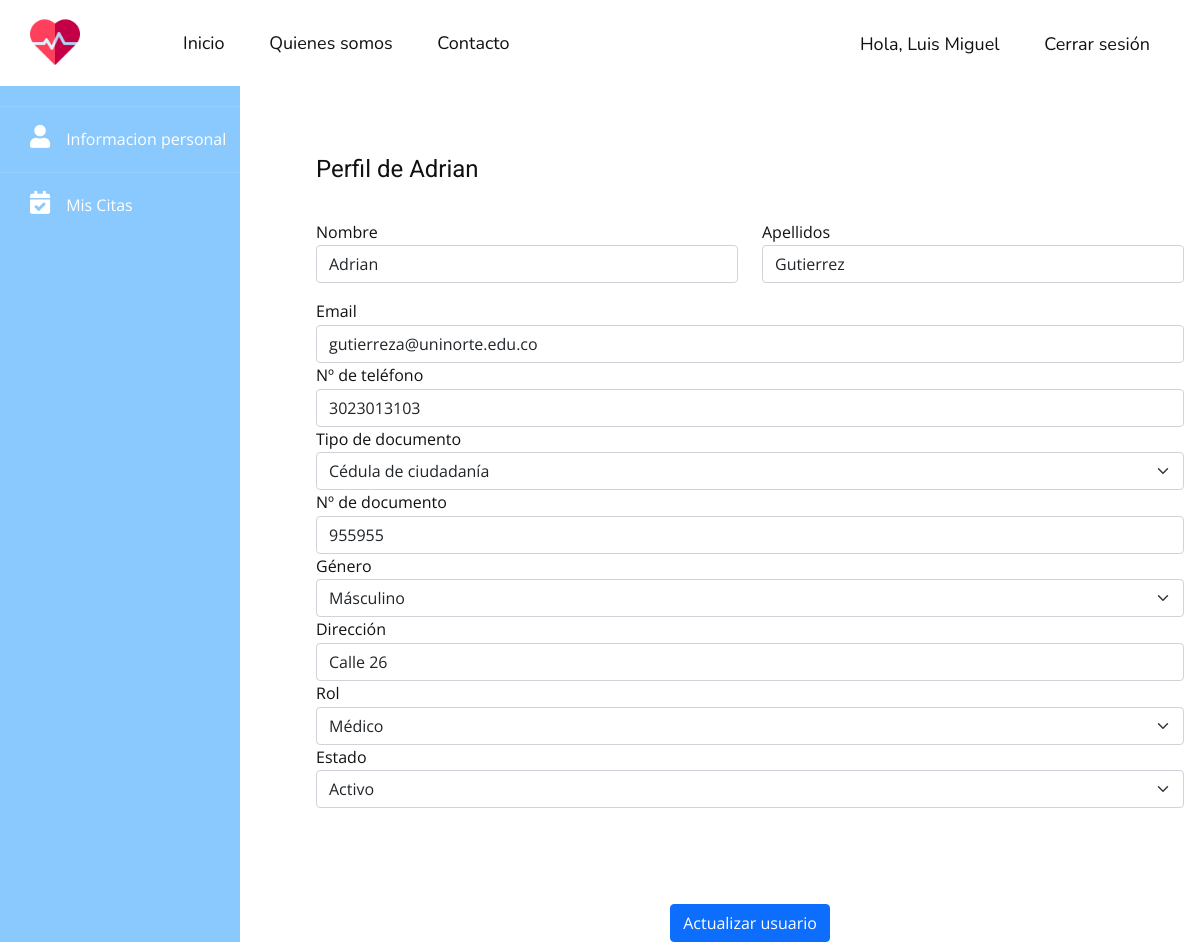
Page /users/2 (signed in) on the earlier database version.
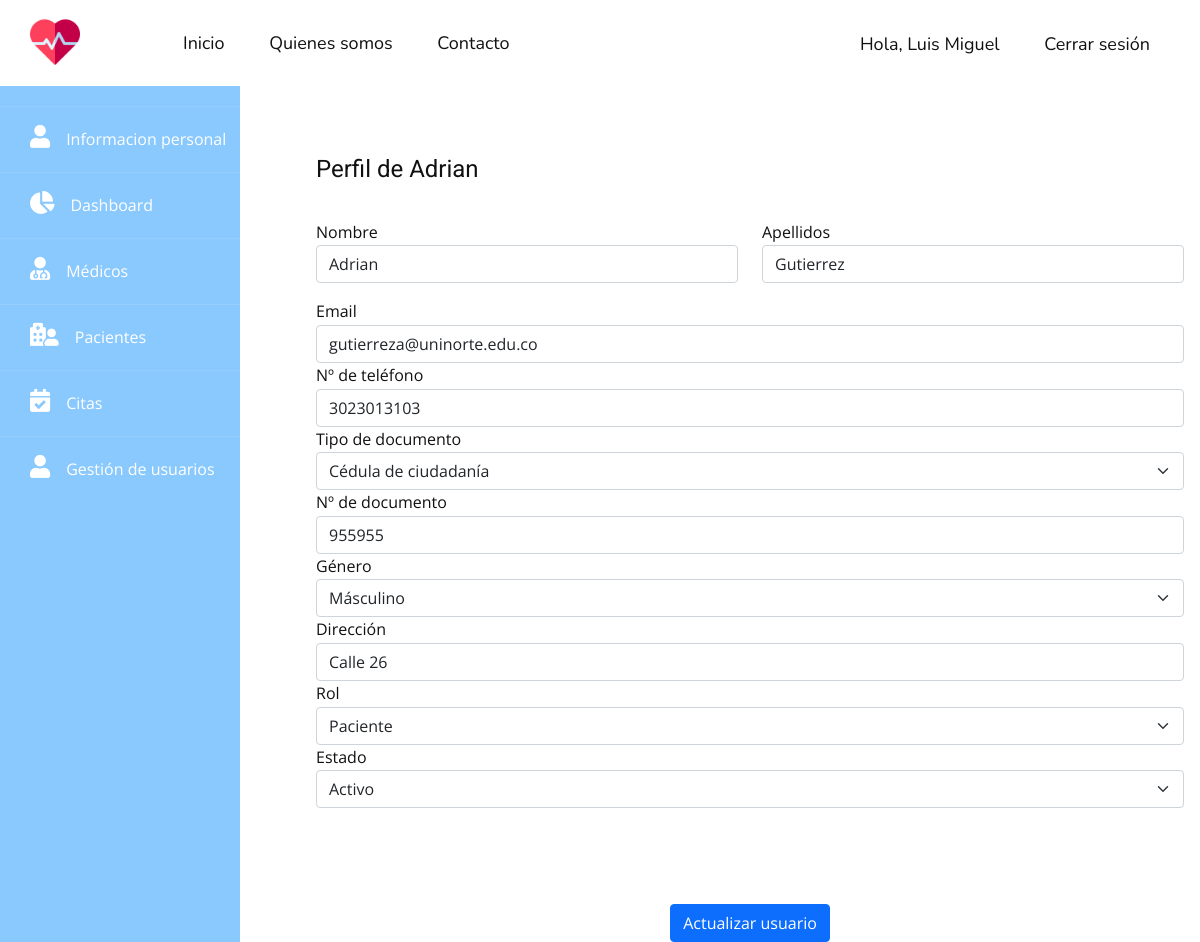
Same page on the later database version.
### app.py (the view, shortened to what this page needs)
@app.route('/users/<id>', methods=('GET', 'POST'))
@login_required
def get_user(id):
    try:
        if request.method == 'GET':
            db = get_db()
            user = db.execute(
                'SELECT id, first_name, last_name, email, phone, document_type, document_number, gender, address, role, status FROM users WHERE id = ?',
                (id,)).fetchone()
            if user:
                return render_template('/users/user-profile.html', user=user)
            flash("No se encontro el usuario con id " + id, "danger")
    except Exception as e:
        flash(f'Ha ocurrido el siguiente error: {e}', "danger")
        return redirect(url_for('all_users'))
    return redirect(url_for('all_users'))

### app.py (called while the page is built)
def login_required(view):
    @functools.wraps(view)
    def wrapped_view(**kwargs):
        if g.user is None:
            return redirect(url_for('login'))
        return view(**kwargs)
    return wrapped_view

@app.before_request
def load_logged_in_user():
    user_id = session.get('user_id')
    if user_id is None:
        g.user = None
    else:
        db = get_db()
        g.user = db.execute('SELECT * FROM users WHERE id = ?', (user_id,)).fetchone()

### db.py (called while the page is built)
def get_db():
    try:
        if 'db' not in g:
            g.db = sqlite3.connect('hospital.db')
        return g.db
    except Error:
        print(Error)

### templates/users/user-profile.html (shortened to what this page needs)
{% extends "layout.html" %}
{% block content %}
    {% include '/template-parts/sidebar.html' %}
    <div class="main">
        <form action="{{ url_for('get_user', id=user[0]) }}" method="post">
            <div class="col border-right">
                <div class="p-3 py-5">
                    <div class="d-flex justify-content-between align-items-center mb-3">
                        <h4 class="text-right">Perfil de {{ user[1] }}</h4>
                    </div>
                    <div class="row mt-2">
                        <div class="col-md-6">
                            <label class="labels">Nombre</label>
                            <input type="text" class="form-control" name="first_name" value="{{ user[1] }}">
                        </div>
                        <div class="col-md-6">
                            <label class="labels">Apellidos</label>
                            <input type="text" class="form-control" name="last_name" value="{{ user[2] }}">
                        </div>
                    </div>
                    <div class="row mt-3">
                        <div class="col-md-12">
                            <label class="labels">Email</label>
                            <input type="email" class="form-control" name="email" value="{{ user[3] }}">
                        </div>
                        <div class="col-md-12">
                            <label class="labels">Nº de teléfono</label>
                            <input type="text" class="form-control" name="phone" value="{{ user[4] }}">
                        </div>
                        <div class="col-md-12">
                            <label for="phone_number">Tipo de documento</label>
                            <select class="form-select" id="phone_number" name="document_type">
                                <option value="CC" {{ 'selected' if user[5] == 'CC' }}>Cédula de ciudadanía</option>
                            </select>
                        </div>
                    </div>
                    <div class="col-md-12">
                        <label class="labels">Nº de documento</label>
                        <input type="text" class="form-control" name="document_number" value="{{ user[6] }}">
                    </div>
                    <div class="col-md-12">
                        <label for="gender">Género</label>
                        <select class="form-select" id="gender" name="gender">
                            <option value="M" {{ 'selected' if user[7] == 'M' }}>Másculino</option>
                        </select>
                    </div>
                    <div class="col-md-12">
                        <label class="labels">Dirección</label>
                        <input type="text" class="form-control" name="address" value="{{ user [8] }}">
                    </div>
                    <div class="col-md-12">
                        <label for="role">Rol</label>
                        <select class="form-select" id="role" name="role" aria-label="Default select example">
                            <option value="3" {{ 'selected' if user[9] == 3 }}>Paciente</option>
                            <option value="2" {{ 'selected' if user[9] == 2 }}>Médico</option>
                        </select>
                    </div>
                    <div class="col-md-12">
                        <label for="role">Estado</label>
                        <select class="form-select" id="role" name="status" aria-label="Default select example">
                            <option value="1" {{ 'selected' if user[10] == 1 }}>Activo</option>
                        </select>
                    </div>
                </div>
                <div class="mt-5 text-center">
                    <button class="btn btn-primary profile-button" type="submit">Actualizar usuario</button>
                </div>
            </div>
        </form>
    </div>
{% endblock %}

Differences in the rows shown:
changed users "Luis Miguel": role 3 → 1 (drawn)
Other differences:
form field role: "Médico" → "Paciente"
text no longer shown: "Mis Citas"
text now shown: "Dashboard Médicos Pacientes Citas Gestión de usuarios"
